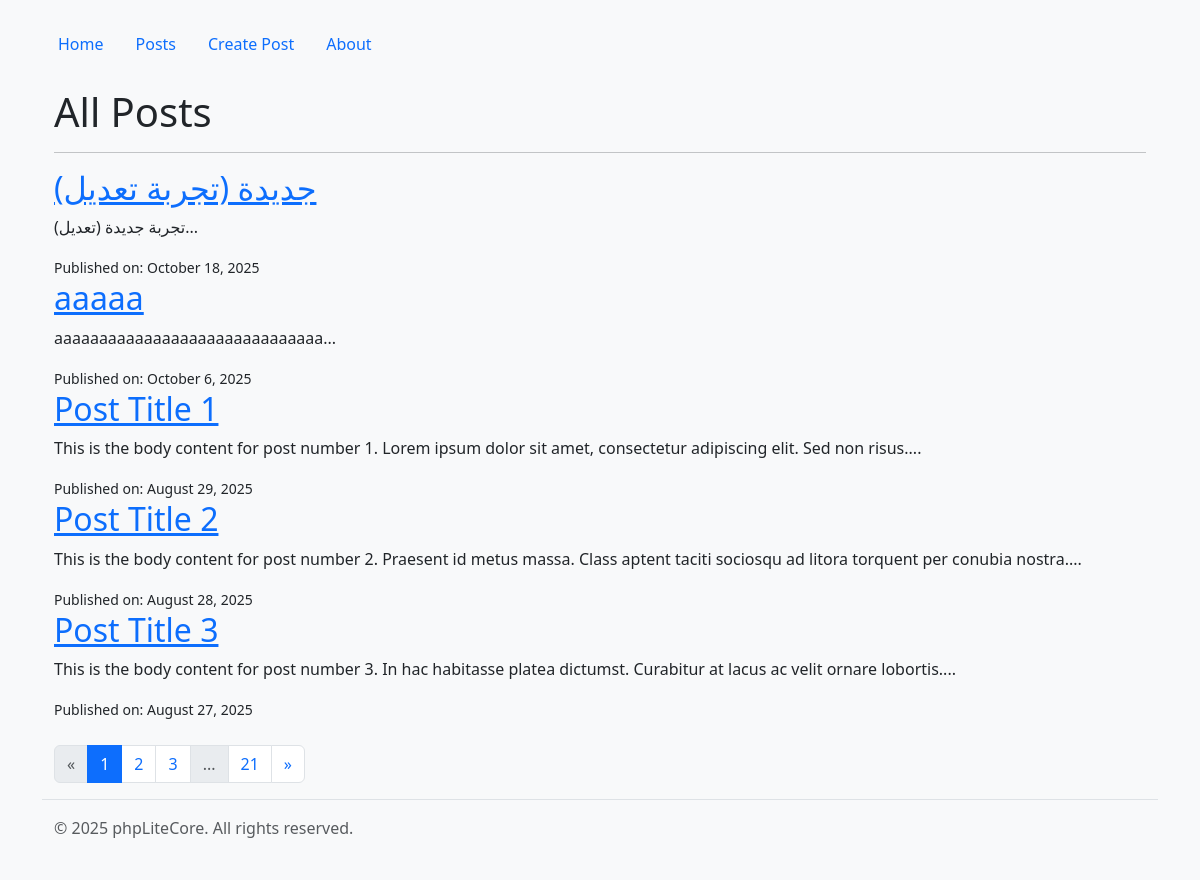
The page /posts on the database its author committed.
### tables this page shows
CREATE TABLE `posts` (
  `id` int UNSIGNED NOT NULL,
  `user_id` int UNSIGNED NOT NULL,
  `title` varchar(255) NOT NULL,
  `body` text NOT NULL,
  `created_at` timestamp NOT NULL DEFAULT CURRENT_TIMESTAMP,
  `updated_at` timestamp NOT NULL DEFAULT CURRENT_TIMESTAMP ON UPDATE CURRENT_TIMESTAMP
);

### src/View/View.php (called while the page is built, shortened)
<?php
class View
{
    protected string $path;
    public function __construct(string $view, array $data = [], string $theme = 'default')
    {
        $pathSegments = [
            PHPLITECORE_ROOT,
            'views',
            'themes',
            $theme,
            str_replace('.', DIRECTORY_SEPARATOR, $view) . '.php'
        ];
        $this->path = implode(DIRECTORY_SEPARATOR, $pathSegments);
    }
    public function render(): string
    {
        require $this->path;
        return ob_get_clean();
    }
}

### src/View/Layout.php (called while the page is built, shortened)
<?php
class Layout extends View
{
    public function render(): string
    {
        $content = parent::render();
        return ob_get_clean();
    }
    public static function create(string $layout, string $view, array $data = []): string
    {
        return (new self($layout, $view, $data))->render();
    }
}

### app/Controllers/PostController.php (called while the page is built, shortened)
<?php
class PostController extends BaseController
{
    public function index(): void
    {
        $itemsPerPage = 5;
        $currentPage = isset($_GET['page']) ? (int)$_GET['page'] : 1;
        $paginationData = Post::orderBy('created_at', 'DESC')
            ->paginate($itemsPerPage, $currentPage);
        $renderer = new Bootstrap5Renderer();
        $paginationLinks = $renderer->render($paginationData['paginator']);
        $pageTitle = $this->app->translator->get('messages.posts.index_title');
        $noPostsText = $this->app->translator->get('messages.posts.no_posts');
        $publishedOnText = $this->app->translator->get('messages.posts.published_on');
        $this->view('posts', [
            'pageTitle'       => $pageTitle,
            'posts'           => $paginationData['items'],
            'paginationLinks' => $paginationLinks,
            'noPostsText'     => $noPostsText,
            'publishedOnText' => $publishedOnText,
        ]);
    }
}

### index.php (called while the page is built, shortened)
<?php
$app = require_once PHPLITECORE_ROOT . 'init.php';
$app->router->dispatch($app);

### src/Bootstrap/Application.php (called while the page is built, shortened)
<?php
class Application
{
    private function registerCoreServices(): void
    {
        $this->translator = new Translator(LANG);
        $dbConfig = [
            'host'     => $_ENV['MYSQL_DB_HOST'] ?? 'localhost',
            'port'     => (int) ($_ENV['MYSQL_DB_PORT'] ?? 3306),
            'database' => $_ENV['MYSQL_DB_NAME'],
            'username' => $_ENV['MYSQL_DB_USER'],
            'password' => $_ENV['MYSQL_DB_PASS'],
            'charset'  => $_ENV['MYSQL_DB_CHAR'] ?? 'utf8mb4',
        ];
        $this->db = new Database($dbConfig);
    }
}

### src/Lang/Translator.php (called while the page is built, shortened)
<?php
class Translator
{
    protected string $locale;
    protected string $langPath;
    protected array $messages = [];
    public function __construct(string $locale = 'en', string $customLangPath = null)
    {
        $this->locale = $locale;
        $this->langPath = $customLangPath
            ?? PHPLITECORE_ROOT . 'resources' . DIRECTORY_SEPARATOR . 'lang';
    }
    protected function loadMessagesFromFile(string $filename): void
    {
        $file = $this->langPath . DIRECTORY_SEPARATOR . $this->locale . DIRECTORY_SEPARATOR . $filename . '.php';
        if (is_file($file)) {
            $this->messages[$filename] = require $file;
            return;
        }
        $this->messages[$filename] = [];
    }
    public function get(string $key, array $replace = [], ?string $default = null): string
    {
        [$file, $messageKey] = explode('.', $key, 2);
        $message = $this->findByDotNotation($this->messages[$file] ?? [], $messageKey);
        return (string) $message;
    }
    protected function findByDotNotation(array $messagesArray, string $key): mixed
    {
        $current = $messagesArray;
        $keys = explode('.', $key);
        foreach ($keys as $segment) {
            $current = $current[$segment];
        }
        return $current;
    }
}

### src/Database/QueryBuilder/BaseQueryBuilder.php (called while the page is built, shortened)
<?php
class BaseQueryBuilder implements QueryBuilderInterface
{
    protected GrammarInterface $grammar;
    protected string $type = 'select';
    protected ?array $aggregate = null;
    public function __construct(PDO $pdo, GrammarInterface $grammar, Database $db)
    {
        $this->pdo     = $pdo;
        $this->grammar = $grammar;
    }
    public function from(string $table, ?string $alias = null): static
    {
        $this->table = $table;
        $this->alias = $alias;
        return $this;
    }
    public function orderBy(string $column, string $direction = 'ASC'): static
    {
        return $this;
    }
    public function limit(int $limit): static
    {
        $this->limit = $limit;
        return $this;
    }
    public function offset(int $offset): static
    {
        $this->offset = $offset;
        return $this;
    }
    public function count(string $columns = '*'): int
    {
        $clone = clone $this;
        $clone->modelClass = null;
        $clone->aggregate = ['function' => 'COUNT', 'columns' => [$columns]];
        $clone->columns = [];
        $result = $clone->get();
        return (int) ($result[0]['aggregate'] ?? 0);
    }
    public function paginate(int $perPage, int $currentPage = 1): array
    {
        $totalItems = $this->count();
        $paginator = new Paginator($totalItems, $perPage, $currentPage);
        $items = $this->limit($perPage)
            ->offset($paginator->getOffset())
            ->get();
        return [
            'paginator' => $paginator,
            'items'     => $items,
        ];
    }
    public function getAggregate(): ?array
    {
        return $this->aggregate;
    }
    public function toSql(): string
    {
        return match ($this->type) {
            'select' => $this->grammar->compileSelect($this),
            'insert' => $this->grammar->compileInsert($this),
            'update' => $this->grammar->compileUpdate($this),
            'delete' => $this->grammar->compileDelete($this),
            default  => throw new \LogicException("Invalid query type [{$this->type}]"),
        };
    }
}

### src/Database/QueryBuilder/Traits/QueryBuilderGetTraits.php (called while the page is built, shortened)
<?php
trait QueryBuilderGetTraits
{
    protected ?string $modelClass = null;
    public function setModel(string $class): static
    {
        $this->modelClass = $class;
        return $this;
    }
    public function get(): array
    {
        $results = $this->runQuery();
        if (!$this->modelClass) { return $results; }
        $models = [];
        foreach ($results as $record) {
            $models[] = new $this->modelClass($record);
        }
        return $models;
    }
    protected function runQuery(): array
    {
        $sql = $this->toSql();
        $bindings = $this->getWhereBindings();
        $stmt = $this->pdo->prepare($sql);
        $stmt->execute($bindings);
        return $stmt->fetchAll(\PDO::FETCH_ASSOC);
    }
    public function getWhereBindings(): array
    {
        return $this->collectBindingsFromWheres($this->wheres);
    }
    private function collectBindingsFromWheres(array $wheres): array
    {
        $bindings = [];
        return $bindings;
    }
    public function getColumns(): array { return $this->columns; }
    public function getTable(): string { return $this->table ?? ''; }
    public function getAlias(): ?string { return $this->alias; }
    public function getWheres(): array { return $this->wheres; }
    public function getJoins(): array { return $this->joins; }
    public function getGroups(): array { return $this->groups; }
    public function getOrders(): array { return $this->orders; }
    public function getLimit(): ?int { return $this->limit; }
    public function getOffset(): ?int { return $this->offset; }
}

### src/Database/Grammar/MySqlGrammar.php (called while the page is built, shortened)
<?php
class MySqlGrammar implements GrammarInterface
{
    protected string $opening = '`';
    protected string $closing = '`';
    public function compileSelect(BaseQueryBuilder $builder): string
    {
        if (null !== $aggregate = $builder->getAggregate()) {
            $column = empty($aggregate['columns']) || $aggregate['columns'] === ['*']
                ? '*'
                : $this->wrapIdentifier(implode(', ', $aggregate['columns']));
            $sql = 'SELECT ' . $aggregate['function'] . '(' . $column . ') AS aggregate'
                . ' FROM ' . $this->wrapIdentifier($builder->getTable());
            return $sql;
        }
        $columns = empty($builder->getColumns()) ? ['*'] : $builder->getColumns();
        $columns = array_map([$this, 'wrapIdentifier'], $columns);
        $sql = 'SELECT ' . implode(', ', $columns)
            . ' FROM ' . $this->wrapIdentifier($builder->getTable());
        if ($orders = $builder->getOrders()) {
            $orderClauses = array_map(
                fn($o) => $this->wrapIdentifier($o[0]) . ' ' . strtoupper($o[1]),
                $orders
            );
            $sql .= ' ORDER BY ' . implode(', ', $orderClauses);
        }
        if (null !== $limit = $builder->getLimit()) {
            $sql .= ' LIMIT ' . $limit;
            if (null !== $offset = $builder->getOffset()) {
                $sql .= ' OFFSET ' . $offset;
            }
        }
        return $sql;
    }
    public function wrapIdentifier(string $identifier): string
    {
        $clean = str_replace([$this->opening, $this->closing], '', $identifier);
        if (str_contains($clean, '(') || str_contains($clean, '*')) {
            return $identifier;
        }
        $alias = '';
        $segments = explode('.', trim($clean));
        $wrapped  = $this->opening
            . implode($this->closing . '.' . $this->opening, $segments)
            . $this->closing;
        return $wrapped . $alias;
    }
}

### src/Database/Model/BaseModel.php (called while the page is built, shortened)
<?php
abstract class BaseModel
{
    protected static Application $app;
    protected string $table;
    protected array $attributes = [];
    public static function setApp(Application $app): void
    {
        static::$app = $app;
    }
    public function setAttribute(string $key, mixed $value): void
    {
        $this->attributes[$key] = $value;
    }
    public function getAttribute(string $key): mixed
    {
        return $this->attributes[$key] ?? null;
    }
    public function __get(string $key)
    {
        return $this->getAttribute($key);
    }
    protected function setTable(): void
    {
        if (empty($this->table)) {
            $className = substr(strrchr(static::class, "\\"), 1);
            $tableName = strtolower(preg_replace('/(?<!^)[A-Z]/', '_$0', $className)) . 's';
            $this->table = $tableName;
        }
    }
    public static function query(): BaseQueryBuilder
    {
        return static::$app->db->queryBuilder()
            ->from((new static())->table)
            ->setModel(static::class);
    }
    public static function __callStatic(string $method, array $arguments)
    {
        return static::query()->{$method}(...$arguments);
    }
}

### src/Database/Database.php (called while the page is built, shortened)
<?php
class Database
{
    protected PDO $pdo;
    protected GrammarInterface $grammar;
    public function __construct(array $config)
    {
        $dsn = sprintf(
            'mysql:host=%s;port=%d;dbname=%s;charset=%s',
            $config['host'],
            $config['port'],
            $config['database'],
            $config['charset']
        );
        $this->pdo = new PDO(
            $dsn,
            $config['username'],
            $config['password'],
            [PDO::ATTR_ERRMODE => PDO::ERRMODE_EXCEPTION]
        );
        $this->grammar = new MySqlGrammar();
    }
    public function queryBuilder(): BaseQueryBuilder
    {
        return new BaseQueryBuilder($this->pdo, $this->grammar, $this);
    }
}

### src/Pagination/Paginator.php (called while the page is built, shortened)
<?php
class Paginator implements PaginatorInterface
{
    private int $perPage;
    private int $currentPage;
    public function __construct(int $totalItems, int $perPage, int $currentPage = 1)
    {
        $this->totalItems = $totalItems;
        $this->perPage = $perPage;
        $this->totalPages = (int) ceil($this->totalItems / $this->perPage);
        $this->currentPage = $currentPage;
    }
    public function getOffset(): int
    {
        return ($this->currentPage - 1) * $this->perPage;
    }
}

### views/themes/default/posts.php (the view)
<div class="container">
    <h1><?= htmlspecialchars($pageTitle) ?></h1>
    <hr>
    <?php if (empty($posts)): ?>
        <p><?= htmlspecialchars($noPostsText) ?></p>
    <?php else: ?>
        <?php foreach ($posts as $post): ?>
            <article class="post-item">
                <h2>
                    <a href="/posts/<?= htmlspecialchars($post->id) ?>">
                        <?= htmlspecialchars($post->title) ?>
                    </a>
                </h2>
                <p><?= htmlspecialchars(substr($post->body, 0, 150)) ?>...</p>
                <small><?= htmlspecialchars($publishedOnText) ?> <?= date('F j, Y', strtotime($post->created_at)) ?></small>
            </article>
        <?php endforeach; ?>
    <?php endif; ?>
    <div class="mt-4">
        <?= $paginationLinks ?>
    </div>
</div>

### src/Routing/Router.php (shortened to what this page needs)
<?php
class Router
{
    protected array $routes = [];
    public function dispatch(Application $app): void
    {
        $requestUri = parse_url($_SERVER['REQUEST_URI'], PHP_URL_PATH);
        foreach ($this->routes as $route) {
            if (preg_match($route['regex'], $requestUri, $matches)) {
                array_shift($matches);
                $params = !empty($route['params']) ? array_combine($route['params'], $matches) : [];
                $this->callAction($app, $route['action'][0], $route['action'][1], $params);
                return;
            }
        }
    }
    protected function addRoute(string $method, string $uri, array $action): void
    {
        $params = [];
        preg_match_all('/\{([a-zA-Z][a-zA-Z0-9_]*)\}/', $uri, $paramMatches);
        if (!empty($paramMatches[1])) {
            $params = $paramMatches[1];
        }
        $regex = preg_replace('/\{[a-zA-Z][a-zA-Z0-9_]*\}/', '([^/]+)', $uri);
        $regex = '#^' . $regex . '$#';
        $this->routes[] = [
            'method' => strtoupper($method),
            'uri'    => $uri,
            'action' => $action,
            'regex'  => $regex,
            'params' => $params,
        ];
    }
    protected function callAction(Application $app, string $controller, string $method, array $params = []): void
    {
        $controllerInstance = new $fullControllerName($app);
        call_user_func_array([$controllerInstance, $method], $params);
    }
}

### rows shown on the page
posts: title "جديدة (تجربة تعديل)", body "تجربة جديدة (تعديل)", created_at "October 18, 2025"
posts: title "aaaaa", body "aaaaaaaaaaaaaaaaaaaaaaaaaaaaaa", created_at "October 6, 2025"
posts: title "Post Title 1", body "This is the body content for post number 1. Lorem ipsum dolor sit amet, consectetur adipiscing elit. Sed non risus.", created_at "August 29, 2025"
posts: title "Post Title 2", body "This is the body content for post number 2. Praesent id metus massa. Class aptent taciti sociosqu ad litora torquent per conubia nostra.", created_at "August 28, 2025"
posts: title "Post Title 3", body "This is the body content for post number 3. In hac habitasse platea dictumst. Curabitur at lacus ac velit ornare lobortis.", created_at "August 27, 2025"

### other values the page prints
$text "« ..."
$page "1 2 3 21"
